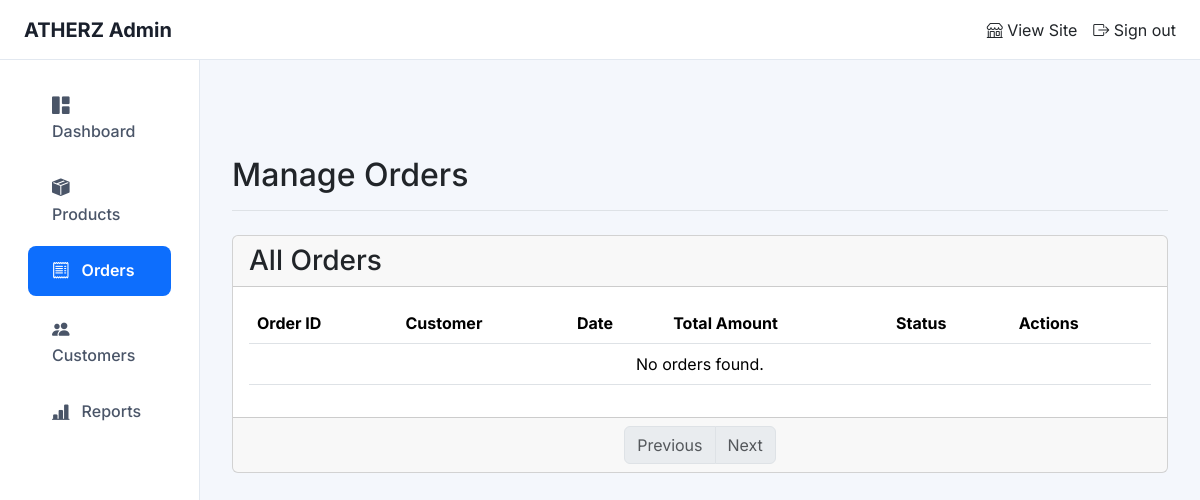
Page /admin/orders (signed in) on the earlier database version.
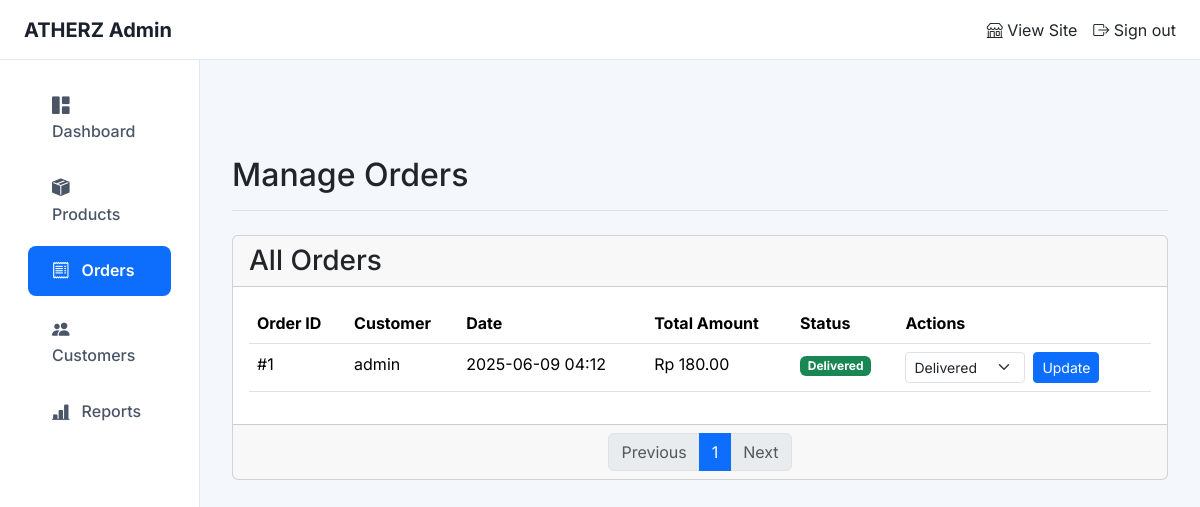
Same page on the later database version.
### models.py (models this page shows, shortened)
class Order(db.Model):
    __tablename__ = 'orders'
    id = db.Column(db.Integer, primary_key=True)
    user_id = db.Column(db.Integer, db.ForeignKey('users.id'))
    total_amount = db.Column(db.Float, nullable=False)
    status = db.Column(db.String(64), default='Pending')
    created_at = db.Column(db.DateTime, default=datetime.utcnow)
    shipping_address = db.Column(db.Text)
    items = db.relationship('OrderItem', backref='order', lazy='dynamic', cascade="all, delete-orphan")

class User(UserMixin, db.Model):
    __tablename__ = 'users'
    id = db.Column(db.Integer, primary_key=True)
    username = db.Column(db.String(64), index=True, unique=True, nullable=False)
    email = db.Column(db.String(120), index=True, unique=True, nullable=False)
    password_hash = db.Column(db.String(256))
    is_admin = db.Column(db.Boolean, default=False)
    created_at = db.Column(db.DateTime, default=datetime.utcnow)
    orders = db.relationship('Order', backref='customer', lazy='dynamic')
    cart_items = db.relationship('Cart', backref='user', lazy='dynamic')
    reviews = db.relationship('Review', backref='author', lazy='dynamic')
    wishlist_items = db.relationship('Wishlist', backref='user', lazy='dynamic', cascade="all, delete-orphan")

### app.py (the view)
    @app.route('/admin/orders')
    @login_required
    def admin_orders():
        if not current_user.is_admin:
            return redirect(url_for('home'))
        page = request.args.get('page', 1, type=int)
        orders = Order.query.order_by(Order.created_at.desc()).paginate(page=page, per_page=15)
        return render_template('admin/orders.html', title='Manage Orders', orders=orders)

### forms.py
class SearchForm(FlaskForm):
    search_query = StringField('Search', validators=[DataRequired()])
    submit = SubmitField('Search')

### templates/admin/orders.html (shortened to what this page needs)
{% extends "admin/base.html" %}
{% block admin_content %}
<div class="card">
    <div class="card-header">
        <h3 class="mb-0">All Orders</h3>
    </div>
    <div class="card-body">
        <div class="table-responsive">
            <table class="table table-hover">
                <thead>
                    <tr>
                        <th>Order ID</th>
                        <th>Customer</th>
                        <th>Date</th>
                        <th>Total Amount</th>
                        <th>Status</th>
                        <th>Actions</th>
                    </tr>
                </thead>
                <tbody>
                    {% for order in orders.items %}
                    <tr>
                        <td>#{{ order.id }}</td>
                        <td>{{ order.customer.username }}</td>
                        <td>{{ order.created_at.strftime('%Y-%m-%d %H:%M') }}</td>
                        <td>Rp {{ "%.2f"|format(order.total_amount) }}</td>
                        <td>
                            {% set status_color = {
                                'Pending': 'warning',
                                'Shipped': 'info',
                                'Delivered': 'success',
                                'Canceled': 'danger'
                            } %}
                            <span class="badge bg-{{ status_color.get(order.status, 'secondary') }}">{{ order.status }}</span>
                        </td>
                        <td>
                            <form action="{{ url_for('update_order_status', order_id=order.id) }}" method="POST" class="d-inline-flex">
                                <select name="status" class="form-select form-select-sm" style="width: 120px;">
                                    <option value="Delivered" {% if order.status == 'Delivered' %}selected{% endif %}>Delivered</option>
                                </select>
                                <button type="submit" class="btn btn-primary btn-sm ms-2">Update</button>
                            </form>
                        </td>
                    </tr>
                    {% else %}
                    <tr>
                        <td colspan="6" class="text-center">No orders found.</td>
                    </tr>
                    {% endfor %}
                </tbody>
            </table>
        </div>
    </div>
    <div class="card-footer">
        <nav aria-label="Page navigation">
            <ul class="pagination justify-content-center mb-0">
                <li class="page-item {% if not orders.has_prev %}disabled{% endif %}">
                    <a class="page-link" href="{{ url_for('admin_orders', page=orders.prev_num) }}">Previous</a>
                </li>
                {% for page_num in orders.iter_pages(left_edge=1, right_edge=1, left_current=2, right_current=2) %}
                    {% if page_num %}
                        <li class="page-item {% if page_num == orders.page %}active{% endif %}">
                            <a class="page-link" href="{{ url_for('admin_orders', page=page_num) }}">{{ page_num }}</a>
                        </li>
                    {% else %}
                        <li class="page-item disabled"><span class="page-link">…</span></li>
                    {% endif %}
                {% endfor %}
                <li class="page-item {% if not orders.has_next %}disabled{% endif %}">
                    <a class="page-link" href="{{ url_for('admin_orders', page=orders.next_num) }}">Next</a>
                </li>
            </ul>
        </nav>
    </div>
</div>
{% endblock %}

### templates/admin/base.html (shortened to what this page needs)
<!DOCTYPE html>
<html lang="en" data-bs-theme="light">
<head>
    <link href="https://cdn.jsdelivr.net/npm/bootstrap@5.3.2/dist/css/bootstrap.min.css" rel="stylesheet">
    <link rel="stylesheet" href="https://cdn.jsdelivr.net/npm/bootstrap-icons@1.11.1/font/bootstrap-icons.css">
</head>
<body>
    <header class="navbar sticky-top admin-header">
        <div class="d-flex align-items-center">
            <a class="navbar-brand" href="{{ url_for('admin_dashboard') }}">ATHERZ Admin</a>
        </div>
        <div class="d-flex align-items-center">
            <a class="nav-link text-dark me-3" href="{{ url_for('home') }}" target="_blank">
                <i class="bi bi-shop"></i> View Site
            </a>
            <a class="nav-link text-dark" href="{{ url_for('logout') }}">
                <i class="bi bi-box-arrow-right"></i> Sign out
            </a>
        </div>
    </header>
    <div class="container-fluid">
        <div class="row">
            <nav id="sidebarMenu" class="col-md-3 col-lg-2 d-md-block sidebar collapse">
                <div class="position-sticky pt-3 sidebar-sticky px-3">
                    <ul class="nav flex-column">
                        <li class="nav-item">
                            <a class="nav-link {% if request.endpoint == 'admin_dashboard' %}active{% endif %}" href="{{ url_for('admin_dashboard') }}">
                                <i class="bi bi-grid-1x2-fill"></i>Dashboard
                            </a>
                        </li>
                        <li class="nav-item">
                            <a class="nav-link {% if 'product' in request.endpoint %}active{% endif %}" href="{{ url_for('admin_products') }}">
                                <i class="bi bi-box-seam-fill"></i>Products
                            </a>
                        </li>
                        <li class="nav-item">
                            <a class="nav-link {% if 'order' in request.endpoint %}active{% endif %}" href="{{ url_for('admin_orders') }}">
                                <i class="bi bi-receipt"></i>Orders
                            </a>
                        </li>
                        <li class="nav-item">
                            <a class="nav-link {% if 'customer' in request.endpoint %}active{% endif %}" href="{{ url_for('admin_customers') }}">
                                <i class="bi bi-people-fill"></i>Customers
                            </a>
                        </li>
                        <li class="nav-item">
                            <a class="nav-link {% if 'report' in request.endpoint %}active{% endif %}" href="{{ url_for('admin_reports') }}">
                                <i class="bi bi-bar-chart-line-fill"></i>Reports
                            </a>
                        </li>
                    </ul>
                </div>
            </nav>
            <main class="main-content col-md-9 ms-sm-auto col-lg-10">
                 <div class="d-flex justify-content-between flex-wrap flex-md-nowrap align-items-center pt-3 pb-2 mb-4 border-bottom">
                    <h1 class="h2">{{ title }}</h1>
                </div>
                {% block admin_content %}{% endblock %}
            </main>
        </div>
    </div>
</body>
</html>

### templates/admin/base.html (style rules this page uses)
body { font-family: 'Inter', sans-serif; background-color: #f4f7fc; }
.sidebar { position: fixed; top: 0; bottom: 0; left: 0; z-index: 100; padding-top: 60px; background-color: #ffffff; border-right: 1px solid #e2e8f0; }
.sidebar-sticky { padding-top: 1rem; }
.admin-header { height: 60px; background-color: #ffffff; border-bottom: 1px solid #e2e8f0; padding: 0 1.5rem; display: flex; align-items: center; justify-content: space-between; }
.navbar-brand { color: #1a202c; font-weight: 700; margin-right: auto; }
.sidebar .nav-link { font-weight: 500; color: #4a5568; padding: 0.75rem 1.5rem; margin: 0.25rem 0; border-radius: 0.5rem; transition: background-color 0.2s ease, color 0.2s ease; }
.sidebar .nav-link .bi { margin-right: 12px; font-size: 1.1rem; vertical-align: middle; }
.sidebar .nav-link.active { background-color: #0d6efd; color: #ffffff; font-weight: 600; }
.main-content { margin-left: 250px; padding: 2rem; padding-top: 80px; }

Differences in the rows shown:
added Order: id "1", customer.username "admin", created_at "2025-06-09 04:12", total_amount "180.00", status "Delivered"
Other differences:
new list line: "1"
text no longer shown: "No orders found."
